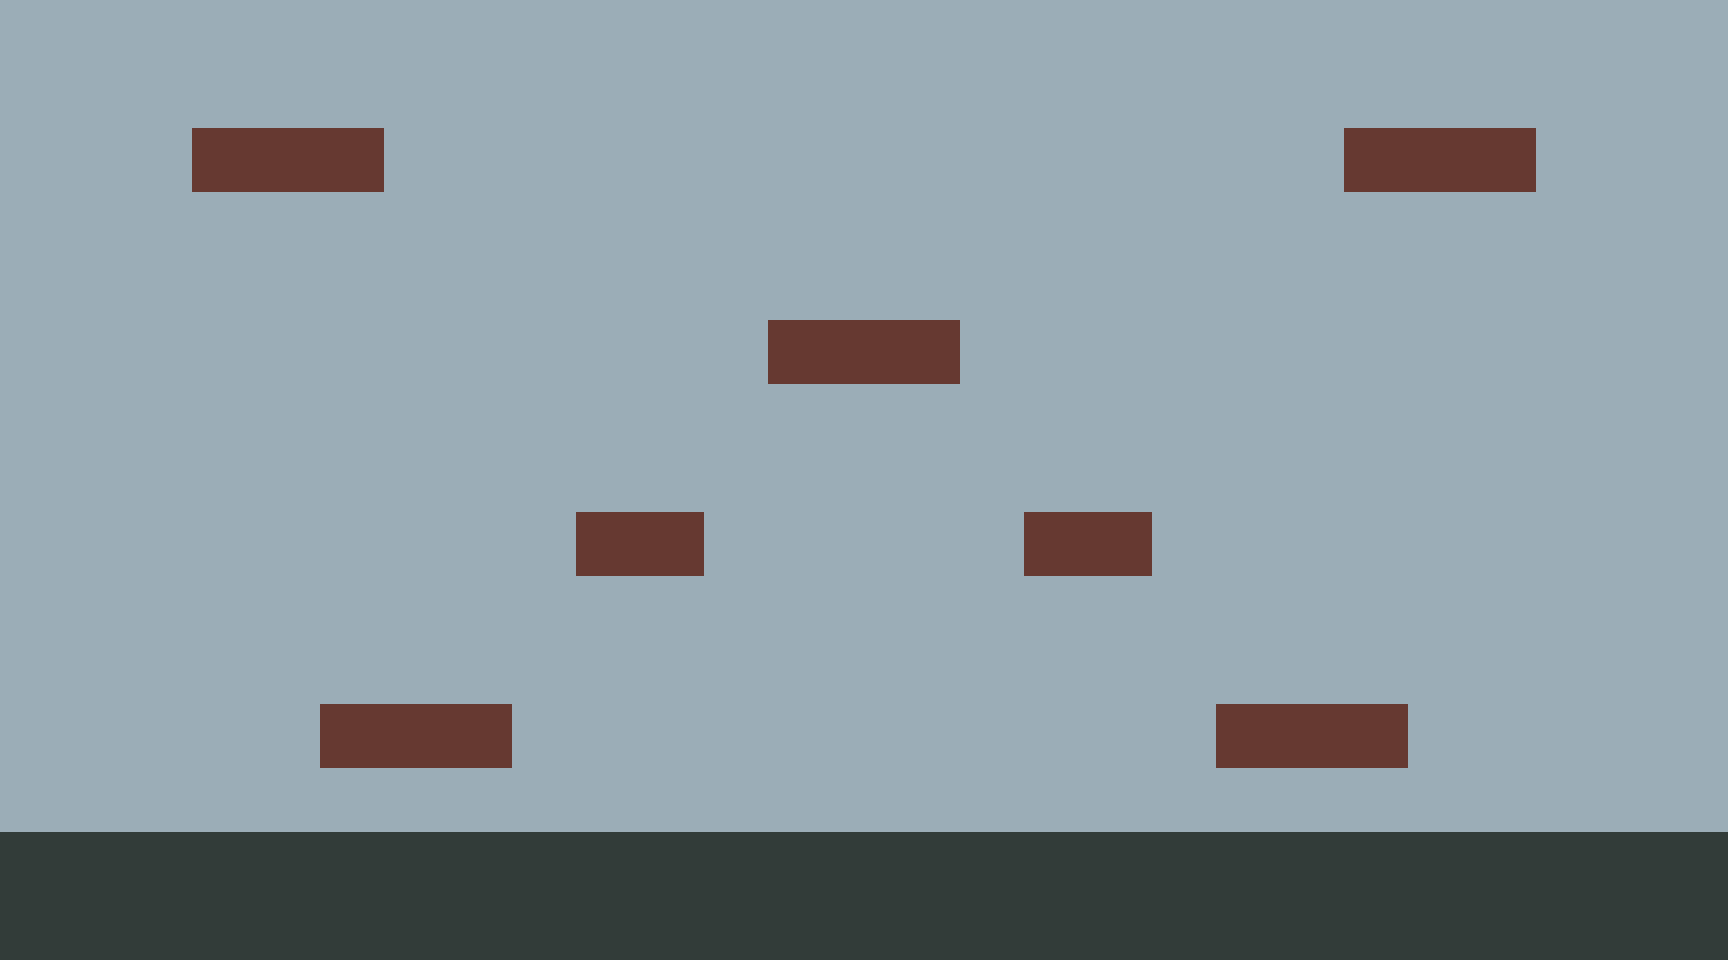

Below is a game level as drawn by its tile map, then a one-line description and the .tmx file that defines it, in full:
An orthogonal 27x15 tile map with 64x64 px tiles, 2 tile layers (fond, plateformes).

<map version="1.9" tiledversion="1.9.2" orientation="orthogonal" renderorder="right-down" width="27" height="15" tilewidth="64" tileheight="64" infinite="0" nextlayerid="3" nextobjectid="1">
 <editorsettings>
  <export target="../Nouveau dossier (4)/PS2_Platerformer/src/assets/maps/bossRoom.json" format="json" />
 </editorsettings>
 <tileset firstgid="1" name="tileset_temp" tilewidth="64" tileheight="64" tilecount="324" columns="18">
  <image source="../Nouveau dossier (4)/PS2_Platerformer/src/assets/maps/tileset_temp.png" width="1200" height="1200" />
 </tileset>
 <layer id="1" name="fond" width="27" height="15">
  <data encoding="csv">
2,2,2,2,2,2,2,2,2,2,2,2,2,2,2,2,2,2,2,2,2,2,2,2,2,2,2,
2,2,2,2,2,2,2,2,2,2,2,2,2,2,2,2,2,2,2,2,2,2,2,2,2,2,2,
2,2,2,2,2,2,2,2,2,2,2,2,2,2,2,2,2,2,2,2,2,2,2,2,2,2,2,
2,2,2,2,2,2,2,2,2,2,2,2,2,2,2,2,2,2,2,2,2,2,2,2,2,2,2,
2,2,2,2,2,2,2,2,2,2,2,2,2,2,2,2,2,2,2,2,2,2,2,2,2,2,2,
2,2,2,2,2,2,2,2,2,2,2,2,2,2,2,2,2,2,2,2,2,2,2,2,2,2,2,
2,2,2,2,2,2,2,2,2,2,2,2,2,2,2,2,2,2,2,2,2,2,2,2,2,2,2,
2,2,2,2,2,2,2,2,2,2,2,2,2,2,2,2,2,2,2,2,2,2,2,2,2,2,2,
2,2,2,2,2,2,2,2,2,2,2,2,2,2,2,2,2,2,2,2,2,2,2,2,2,2,2,
2,2,2,2,2,2,2,2,2,2,2,2,2,2,2,2,2,2,2,2,2,2,2,2,2,2,2,
2,2,2,2,2,2,2,2,2,2,2,2,2,2,2,2,2,2,2,2,2,2,2,2,2,2,2,
2,2,2,2,2,2,2,2,2,2,2,2,2,2,2,2,2,2,2,2,2,2,2,2,2,2,2,
2,2,2,2,2,2,2,2,2,2,2,2,2,2,2,2,2,2,2,2,2,2,2,2,2,2,2,
2,2,2,2,2,2,2,2,2,2,2,2,2,2,2,2,2,2,2,2,2,2,2,2,2,0,0,
2,2,2,2,2,2,2,2,2,2,2,2,2,2,2,2,2,2,2,2,2,2,2,2,2,0,0
</data>
 </layer>
 <layer id="2" name="plateformes" width="27" height="15">
  <data encoding="csv">
0,0,0,0,0,0,0,0,0,0,0,0,0,0,0,0,0,0,0,0,0,0,0,0,0,0,0,
0,0,0,0,0,0,0,0,0,0,0,0,0,0,0,0,0,0,0,0,0,0,0,0,0,0,0,
0,0,0,1,1,1,0,0,0,0,0,0,0,0,0,0,0,0,0,0,0,1,1,1,0,0,0,
0,0,0,0,0,0,0,0,0,0,0,0,0,0,0,0,0,0,0,0,0,0,0,0,0,0,0,
0,0,0,0,0,0,0,0,0,0,0,0,0,0,0,0,0,0,0,0,0,0,0,0,0,0,0,
0,0,0,0,0,0,0,0,0,0,0,0,1,1,1,0,0,0,0,0,0,0,0,0,0,0,0,
0,0,0,0,0,0,0,0,0,0,0,0,0,0,0,0,0,0,0,0,0,0,0,0,0,0,0,
0,0,0,0,0,0,0,0,0,0,0,0,0,0,0,0,0,0,0,0,0,0,0,0,0,0,0,
0,0,0,0,0,0,0,0,0,1,1,0,0,0,0,0,1,1,0,0,0,0,0,0,0,0,0,
0,0,0,0,0,0,0,0,0,0,0,0,0,0,0,0,0,0,0,0,0,0,0,0,0,0,0,
0,0,0,0,0,0,0,0,0,0,0,0,0,0,0,0,0,0,0,0,0,0,0,0,0,0,0,
0,0,0,0,0,1,1,1,0,0,0,0,0,0,0,0,0,0,0,1,1,1,0,0,0,0,0,
0,0,0,0,0,0,0,0,0,0,0,0,0,0,0,0,0,0,0,0,0,0,0,0,0,0,0,
3,3,3,3,3,3,3,3,3,3,3,3,3,3,3,3,3,3,3,3,3,3,3,3,3,3,3,
3,3,3,3,3,3,3,3,3,3,3,3,3,3,3,3,3,3,3,3,3,3,3,3,3,3,3
</data>
 </layer>
</map>
